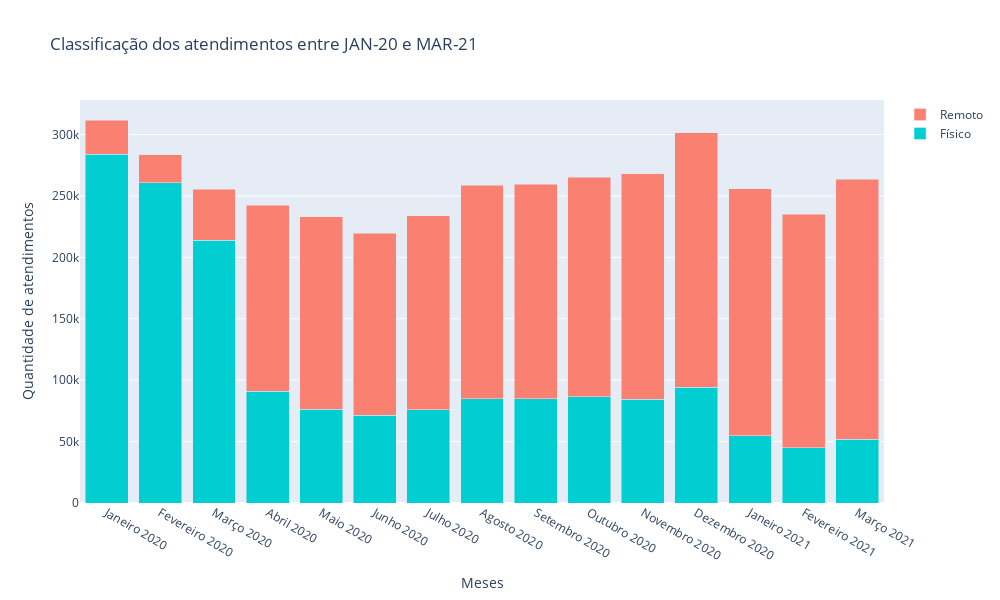

Here is the notebook cell this chart was saved with:
### Code cell
# Gráfico 4

graf1 = go.Bar(x=atendimento['mes_ano'], y=atendimento["af"], name = 'Físico', marker = {'color': '#00ced1'})
graf2 = go.Bar(x=atendimento['mes_ano'], y=atendimento["ar"], name = 'Remoto', marker = {'color': '#fa8072'})
data = [graf1, graf2]
layout = go.Layout(title='Classificação dos atendimentos entre JAN-20 e MAR-21',
                   yaxis={'title':'Quantidade de atendimentos'},
                   xaxis={'title': 'Meses'},
                   barmode="stack", height=600, width=1000)
fig = go.Figure(data= data, layout=layout)                
py.iplot(fig)

### Figure 1 — Plotly figure (JSON) as saved in the notebook; plotly's stock layout.template omitted (floating-point values rounded to 4 significant figures)
{"data": [{"marker": {"color": "#00ced1"}, "name": "Físico", "type": "bar", "x": ["Janeiro 2020", "Fevereiro 2020", "Março 2020", "Abril 2020", "Maio 2020", "Junho 2020", "Julho 2020", "Agosto 2020", "Setembro 2020", "Outubro 2020", "Novembro 2020", "Dezembro 2020", "Janeiro 2021", "Fevereiro 2021", "Março 2021"], "y": [283897, 260760, 213860, 90856, 76151, 71252, 75937, 85026, 84795, 86681, 84596, 94082, 54761, 44989, 51990]}, {"marker": {"color": "#fa8072"}, "name": "Remoto", "type": "bar", "x": ["Janeiro 2020", "Fevereiro 2020", "Março 2020", "Abril 2020", "Maio 2020", "Junho 2020", "Julho 2020", "Agosto 2020", "Setembro 2020", "Outubro 2020", "Novembro 2020", "Dezembro 2020", "Janeiro 2021", "Fevereiro 2021", "Março 2021"], "y": [27819, 22627, 41438, 151672, 156779, 148352, 157988, 173893, 174689, 178551, 183560, 207337, 201250, 190318, 211619]}], "layout": {"barmode": "stack", "height": 600, "title": {"text": "Classificação dos atendimentos entre JAN-20 e MAR-21"}, "width": 1000, "xaxis": {"title": {"text": "Meses"}}, "yaxis": {"title": {"text": "Quantidade de atendimentos"}}}}
